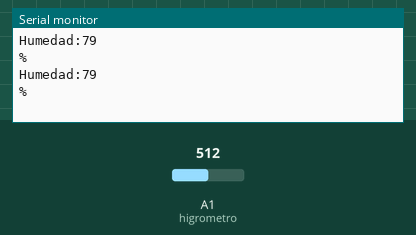
This sketch was run on a simulated Arduino Uno, built with avr-gcc and run on an emulated ATmega328P. Parts: the last lines printed to the serial monitor. The test bench sets the inputs (shaded band); at power-on: A1 (higrometro) = 512.

Above: at 1.8 s.
1.9 s: A1 (higrometro) set to 716
At 2.7 s:
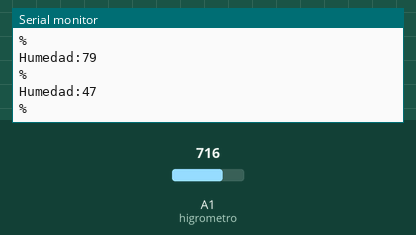
3.4 s: A1 (higrometro) set to 900
At 4.8 s:
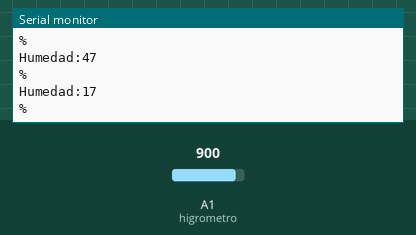
Timing chart, 0 to 6.4 s (numbered marks = the images above; inputs shaded):
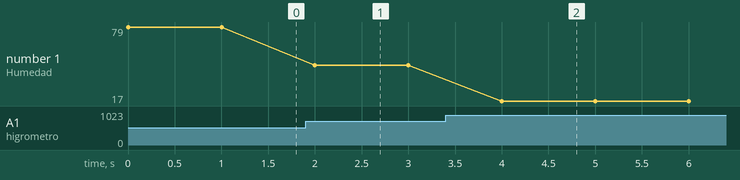

Measured:
- after the input at 1.9 s, the serial monitor: prints a new line after 0.10 s (image 1)
- after the input at 3.4 s, the serial monitor: prints a new line after 0.60 s (image 2)
- plotted number 1: 79 → 47 after the input at 1.9 s, 47 → 17 after the input at 3.4 s

The sketch:

higrometro.ino
```cpp
/*
El siguiente codigo, lee el valor de humedad existe
en el suelo, este code se integrara al invernadero
*/


// Pin de Arduino que se utilara para lectura Analoga.
#define higrometro A1

void setup()
{
  //inicia serial para imprimir el dato
  Serial.begin(9600);

}

int leerHigrometro()
{
  //Lee e imprime el valor puro del puerto para despues mapearlo
  //Serial.println(analogRead(higrometro));
  //return analogRead(higrometro);

  // Mapea el valor leido entre el minimo de 288 cuando esta mojado  y 1005 cuando esta seco
  // de 0 a 100 siendo 0 seco y 100 muy mojado
  return map(analogRead(higrometro),380, 1005, 100,0);
}

void loop()
{
  Serial.print("Humedad:");
  Serial.println(leerHigrometro());
  Serial.println("%");
  delay(1000);
}
```
